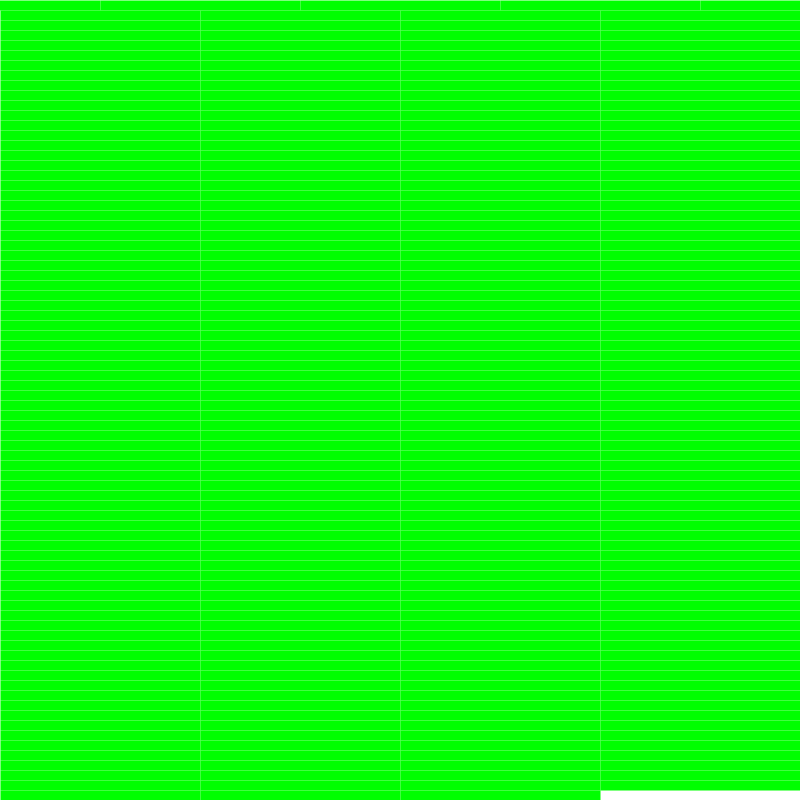
Frame 1 (no input)
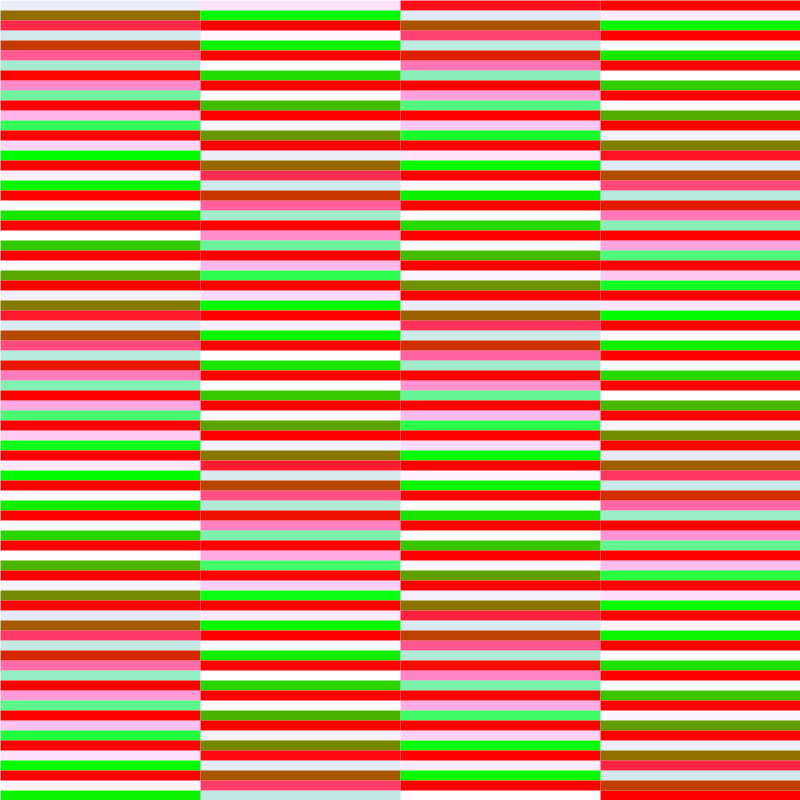
Frame 60 (the mouse pressed at the canvas centre just before this capture)
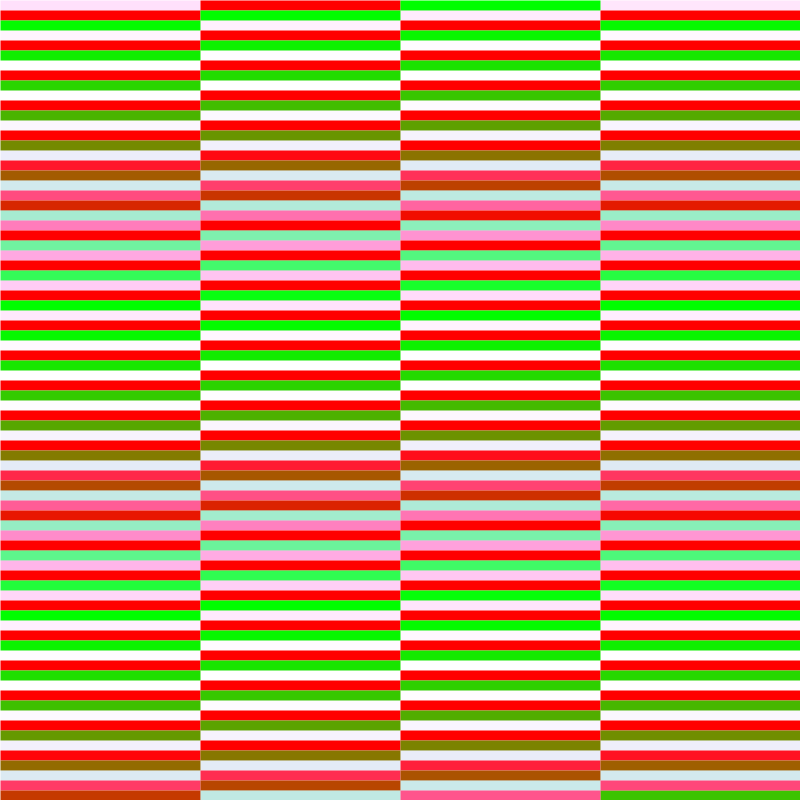
Frame 120 (the mouse held since frame 60 and released just before this capture)

The Processing sketch that drew these frames (run headless with seeded random() and noise(); from frame 60 on, the mouse is pressed at the canvas centre):

// Processing sketch: sketch_2040_final_Saneea_Khalid
// ── sketch_2040_final_Saneea_Khalid.pde
//FLASH WARNING 

float x, y;
float xStep = 200;
float yStep = 10;
float a, a_;
int num = 420;


void setup(){
  size (800, 800);
  num = int((width/xStep)*(height/yStep));
}

void draw(){
  background(255);
  strokeCap(CENTER);
  strokeWeight(xStep);
  
  int n=0;
  while(n<num){
    stroke(255-255*cos(radians(a)),255*cos(radians(a)),255*sin(radians(a)), 255-255*sin(radians(a)));
    line(x, y, x, y+yStep);   
    x+=xStep;
    if (x>width){
      x=xStep/2;
      y+=yStep;
    }
    if(y>=height){
      y=0;
      a=0;
    }
    n++;
    a+=a_;
  }
  a_+=1; //0.1 SLOWES IT DOWN, 20 GIVES U A SEIZURE
}
